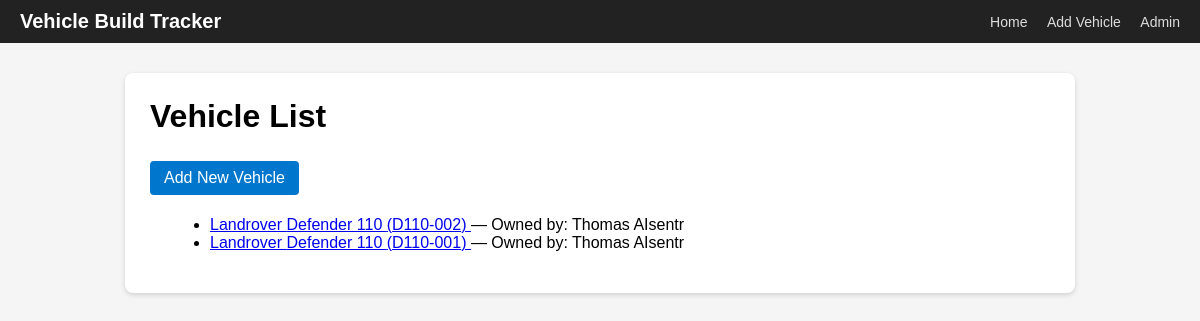
The page / on the database its author committed.
### builds/models.py (models this page shows, shortened)
class Vehicle(models.Model):
    STATUS_CHOICES = [
        ("active", "Active"),
        ("completed", "Completed"),
        ("on_hold", "On hold"),
    ]
    customer = models.ForeignKey(
        Customer,
        on_delete=models.CASCADE,
        related_name="vehicles",
    )
    make = models.CharField(max_length=50)
    model = models.CharField(max_length=50)
    year = models.PositiveIntegerField(blank=True, null=True)
    vin_or_id = models.CharField(
        max_length=100,
        unique=True,
        help_text="Internal build ID or VIN.",
    )
    status = models.CharField(
        max_length=20,
        choices=STATUS_CHOICES,
        default="active",
    )
    created_at = models.DateTimeField(auto_now_add=True)
    class Meta:
        ordering = ["-created_at"]

class Customer(models.Model):
    first_name = models.CharField(max_length=50)
    last_name = models.CharField(max_length=50)
    email = models.EmailField(blank=True)
    phone = models.CharField(max_length=20, blank=True)
    created_at = models.DateTimeField(auto_now_add=True)
    class Meta:
        ordering = ["last_name", "first_name"]
    def __str__(self):
        return f"{self.first_name} {self.last_name}".strip()

### builds/views.py (the view)
# urls.py: path("", views.vehicle_list, name="vehicle_list"),
def vehicle_list(request):
    vehicles = Vehicle.objects.all()
    return render(request, "builds/vehicle_list.html", {"vehicles": vehicles})

### templates/builds/vehicle_list.html
{% extends "base.html" %}
{% block content %}
<h1>Vehicle List</h1>
<a href="{% url 'vehicle_create' %}" class="button">Add New Vehicle</a>
{% if vehicles %}
    <ul>
    {% for vehicle in vehicles %}
        <li>
            <a href="{% url 'vehicle_detail' vehicle.pk %}">
                {{ vehicle.make }} {{ vehicle.model }} ({{ vehicle.vin_or_id }})
            </a>
            — Owned by: {{ vehicle.customer }}
        </li>
    {% endfor %}
    </ul>
{% else %}
    <p>No vehicles found.</p>
{% endif %}
{% endblock %}

### templates/base.html (style rules this page uses)
body { margin: 0; padding: 0; font-family: Arial, sans-serif; background: #f5f5f5; }
a.button { display: inline-block; padding: 8px 14px; background: #0077cc; color: white; text-decoration: none; border-radius: 4px; margin: 5px 0; }
h1, h2, h3 { margin-top: 0; }
ol, ul { margin-left: 20px; }

### rows shown on the page
Vehicle: make "Landrover", model "Defender 110", vin_or_id "D110-002", customer "Thomas AIsentr"
Vehicle: make "Landrover", model "Defender 110", vin_or_id "D110-001", customer "Thomas AIsentr"
